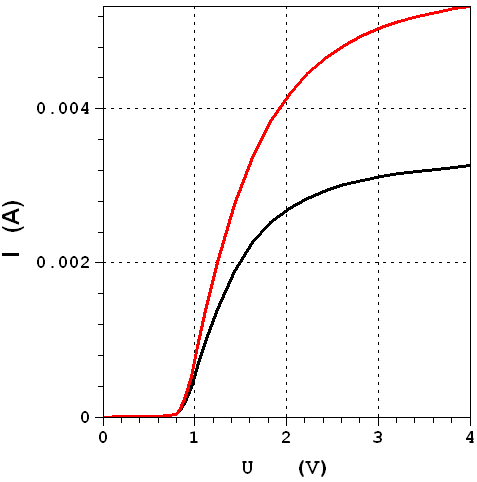
#> input picture Lab3_diode_3D/reference/z2_вах.png, 477 x 482 px
$ python reference_iv.py
#> lines starting #> are read from the running program, lines starting #| are printed output that depends on the picture; after the words box and inside, x2 and y2 are one past the last pixel; in counts of white or black regions, pixels touching at a corner belong together
# -*- coding: utf-8 -*-
"""ВАХ эталона варианта 2 — цифрами, снятыми с reference/z2_вах.png.

Красная кривая — диод A, чёрная — диод B. Оси калибруются по линиям сетки самой
картинки (пунктир 1, 2, 3 В и 0.002, 0.004 А) и по рамке (0 В, 4 В, 0 А).
Чёрный цвет есть и у подписей, поэтому кривая B берётся только внутри поля графика.

    python reference_iv.py          # пишет reference_iv.json и печатает таблицу
"""
import json, os
import numpy as np
from PIL import Image

HERE = os.path.dirname(os.path.abspath(__file__))
PNG = os.path.join(HERE, "..", "reference", "z2_вах.png")


def axes(img):
    """Пиксели рамки и линий сетки: x (0..4 В) и y (0, 0.002, 0.004 А)."""
    a = np.asarray(img.convert("RGB")).astype(int)
    dark = (a.sum(axis=2) < 200)
    rows, cols = dark.sum(axis=1), dark.sum(axis=0)
    # рамка — самые длинные сплошные линии
    left = int(np.argmax(cols[: a.shape[1] // 2]))
    right = a.shape[1] // 2 + int(np.argmax(cols[a.shape[1] // 2:]))
    bottom = a.shape[0] // 2 + int(np.argmax(rows[a.shape[0] // 2:]))
    # пунктир сетки: серые/чёрные точки через одну — ищем столбцы и строки с частыми тёмными точками
    gx = [c for c in range(left + 5, right - 4) if dark[:bottom, c].sum() > 0.25 * (bottom)]
    gy = [r for r in range(5, bottom - 4) if dark[r, left:right].sum() > 0.25 * (right - left)]
    return a, left, right, bottom, gx, gy


def group(v):
    out, cur = [], [v[0]]
    for x in v[1:]:
        if x - cur[-1] <= 2:
            cur.append(x)
        else:
            out.append(np.mean(cur)); cur = [x]
    return out + [np.mean(cur)]


def main():
    img = Image.open(PNG)
#> img is the input picture: PIL image 477x482 P; mean R, G, B 249.6, 247.6, 247.6
    a, left, right, bottom, gx, gy = axes(img)
#> in axes, `dark = (a.sum(axis=2) < 200)`:
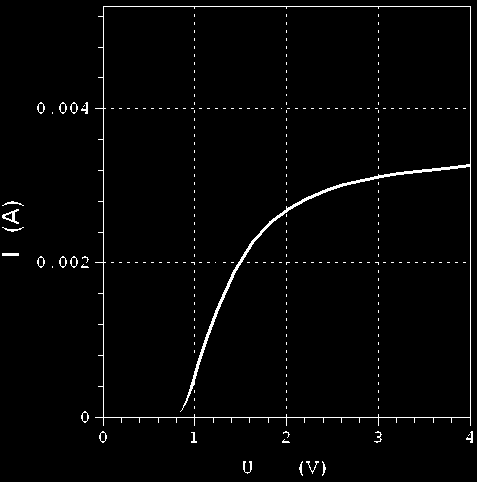
#> dark: shape (482, 477) bool; 2% white in thin lines or dots
#> in axes, `rows, cols = dark.sum(axis=1), dark.sum(axis=0)`: rows = 482 values, max 380 at index 417, min 0 at index 0, mean 9.55; cols = 477 values, max 425 at index 470, min 0 at index 0, mean 9.65
#> in axes, `left = int(np.argmax(cols[: a.shape[1] // 2]))`: left = 103
#> in axes, `right = a.shape[1] // 2 + int(np.argmax(cols[a.shape[1] // 2:]))`: right = 470
#> in axes, `bottom = a.shape[0] // 2 + int(np.argmax(rows[a.shape[0] // 2:]))`: bottom = 417
#> in axes, `gx = [c for c in range(left + 5, right - 4) if dark[:bottom, c].sum() ..`: gx = [194, 286, 378]
#> in axes, `gy = [r for r in range(5, bottom - 4) if dark[r, left:right].sum() > 0..`: gy = [6, 108, 262]
#> left = 103; right = 470; bottom = 417; gx = [194, 286, 378]; gy = [6, 108, 262]
    gx, gy = group(gx), [g for g in group(gy) if g > 12]      # верхняя рамка — не линия сетки
#> in group, `out, cur = [], [v[0]]`: out = []; cur = [194]
#> the loop in group, `for x in v[1:]:` made 2 passes
#> (x, cur) on passes 1 to 2: (286, [286]), (378, [378])
#> after the loop in group, `for x in v[1:]:`: out = [194, 286]
#> the loop in group (call 2), `for x in v[1:]:` made 2 passes
#> (x, cur) on passes 1 to 2: (108, [108]), (262, [262])
#> gy = [108, 262]
    print("рамка: x %d..%d, низ %d; линии сетки x %s, y %s" % (left, right, bottom, gx, gy))
#| рамка: x 103..470, низ 417; линии сетки x [194.0, 286.0, 378.0], y [108.0, 262.0]
    # 0 В — левая рамка, 1/2/3 В — пунктиры, 4 В — правая рамка
    xs = np.array([left] + gx + [right]); xv = np.arange(len(xs), dtype=float)
#> after `xs = np.array([left] + gx + [right])`: xs = [103, 194, 286, 378, 470]
#> after `xv = np.arange(len(xs), dtype=float)`: xv = [0, 1, 2, 3, 4]
    # 0 А — нижняя рамка, 0.002 и 0.004 А — пунктиры (сверху вниз: 0.004, 0.002)
    ys = np.array([bottom] + sorted(gy, reverse=True)); yv = np.arange(len(ys)) * 0.002
#> after `ys = np.array([bottom] + sorted(gy, reverse=True))`: ys = [417, 262, 108]
#> after `yv = np.arange(len(ys)) * 0.002`: yv = [0, 0.002, 0.004]
    kx = np.polyfit(xs, xv, 1); ky = np.polyfit(ys, yv, 1)
#> after `kx = np.polyfit(xs, xv, 1)`: kx = [0.0109, -1.12]
#> after `ky = np.polyfit(ys, yv, 1)`: ky = [-1.29e-05, 0.0054]
    print("масштаб: %.5f В/пикс (невязка %.1e), %.3e А/пикс (невязка %.1e)"
          % (kx[0], np.abs(np.polyval(kx, xs) - xv).max(), ky[0], np.abs(np.polyval(ky, ys) - yv).max()))
#| масштаб: 0.01089 В/пикс (невязка 4.4e-03), -1.294e-05 А/пикс (невязка 4.3e-06)

    red = (a[:, :, 0] > 180) & (a[:, :, 1] < 80) & (a[:, :, 2] < 80)
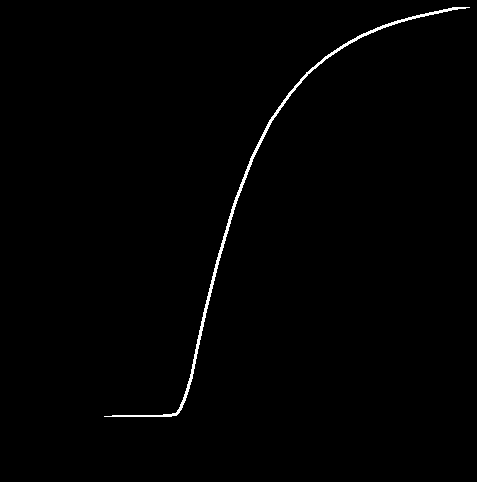
#> red: shape (482, 477) bool; 0.79% white; 1 white region, box (x1, y1, x2, y2) and area: (104, 7, 470, 417) 1816
    black = (a.sum(axis=2) < 150)
    out = {}
    for name, mask in (("A", red), ("B", black)):
        V, I = [], []
        for c in range(left + 2, right - 1):
            if name == "B" and any(abs(c - g) <= 2 for g in gx):
                continue                                         # вертикальный пунктир сетки
            r = np.where(mask[:bottom - 1, c])[0]
            if name == "B":
                r = r[(r > 9)]                                   # верхняя рамка (строка 6)
                # пунктир сетки и подписи тоже чёрные: берём самый верхний чёрный пиксель,
                # который не на линии сетки
                r = [x for x in r if all(abs(x - g) > 1.5 for g in gy)]
            if len(r):
                V.append(np.polyval(kx, c)); I.append(np.polyval(ky, np.mean(r[:3])))
        out[name] = (np.array(V), np.array(I))
#> this loop made 2 passes
#> name on passes 1 to 2: 'A', 'B'
#> after the loop, out = 2 items

    tab = {}
    print("\n  V     A, мА    B, мА    B/A")
    for v in (0.8, 1.0, 1.5, 2.0, 2.5, 3.0, 3.5, 3.95):
        ia, ib = (np.interp(v, *out[k]) for k in ("A", "B"))
        tab[v] = (ia, ib)
        print("  %.2f  %6.3f   %6.3f   %.3f" % (v, ia * 1e3, ib * 1e3, ib / ia))
#> this loop made 8 passes
#> (ia, ib) on passes 1 to 8: (5.07e-05, 7.55e-05), (0.000826, 0.000592), (0.00301, 0.00203), (0.00414, 0.00268), (0.00471, 0.00296), (0.00503, 0.00311), (0.0052, 0.0032), (0.0053, 0.00325)
#|   0.80   0.051    0.076   1.491
#|   1.00   0.826    0.592   0.716
#|   1.50   3.009    2.029   0.674
#|   2.00   4.143    2.679   0.647
#|   2.50   4.711    2.964   0.629
#|   3.00   5.033    3.111   0.618
#|   3.50   5.202    3.195   0.614
#|   3.95   5.300    3.250   0.613
#> after the loop, tab = {0.8: (5.07e-05, 7.55e-05), 1: (0.000826, 0.000592), 1.5: (0.00301, 0.00203), 2: (0.00414, 0.00268), 2.5: (0.00471, 0.00296), 3: (0.00503, 0.00311), 3.5: (0.0052, 0.0032), 3.95: (0.0053, 0.00325)}
    json.dump({k: [list(map(float, v)), list(map(float, i))] for k, (v, i) in out.items()},
              open(os.path.join(HERE, "reference_iv.json"), "w"))


if __name__ == "__main__":
    main()

$ run again, with Lab3_diode_3D/reference/z2_ток_вдоль_границы.png copied over Lab3_diode_3D/reference/z2_вах.png
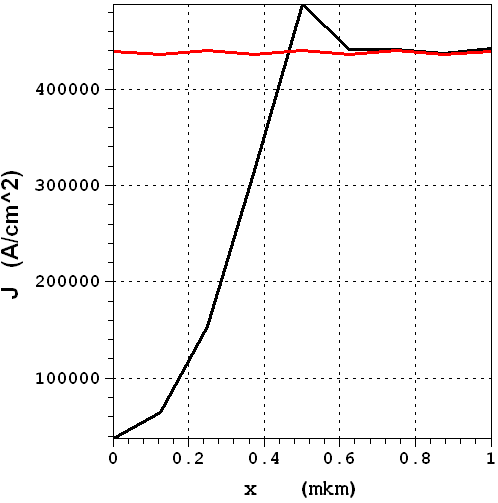
#> input picture Lab3_diode_3D/reference/z2_ток_вдоль_границы.png, 498 x 503 px
#> in main, img is the input picture: PIL image 498x503 P; mean R, G, B 247.3, 246.2, 246.2
#> in axes, `dark = (a.sum(axis=2) < 200)`:
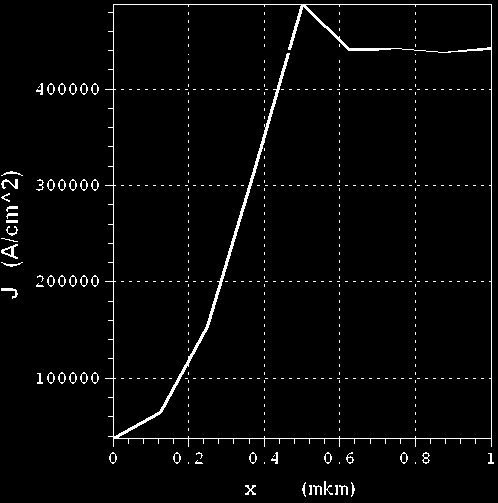
#> dark: shape (503, 498) bool; 2.8% white in thin lines or dots
#> rows = 503 values, max 379 at index 4, min 0 at index 0, mean 14.07; cols = 498 values, max 454 at index 491, min 0 at index 0, mean 14.21
#> in axes, `left = int(np.argmax(cols[: a.shape[1] // 2]))`: left = 113
#> in axes, `right = a.shape[1] // 2 + int(np.argmax(cols[a.shape[1] // 2:]))`: right = 491
#> in axes, `bottom = a.shape[0] // 2 + int(np.argmax(rows[a.shape[0] // 2:]))`: bottom = 438
#> in axes, `gx = [c for c in range(left + 5, right - 4) if dark[:bottom, c].sum() ..`: gx = [188, 264, 339, 415]
#> in axes, `gy = [r for r in range(5, bottom - 4) if dark[r, left:right].sum() > 0..`: gy = [89, 185, 281, 378]
#> in main, `a, left, right, bottom, gx, gy = axes(img)`: left = 113; right = 491; bottom = 438; gx = [188, 264, 339, 415]; gy = [89, 185, 281, 378]
#> in group, `out, cur = [], [v[0]]`: out = []; cur = [188]
#> the loop in group, `for x in v[1:]:` made 3 passes
#> (x, cur) on passes 1 to 3: (264, [264]), (339, [339]), (415, [415])
#> after the loop in group, `for x in v[1:]:`: out = [188, 264, 339]
#> the loop in group (call 2), `for x in v[1:]:` made 3 passes
#> (x, cur) on passes 1 to 3: (185, [185]), (281, [281]), (378, [378])
#| рамка: x 113..491, низ 438; линии сетки x [188.0, 264.0, 339.0, 415.0], y [89.0, 185.0, 281.0, 378.0]
#> xs = [113, 188, 264, 339, 415, 491]
#> xv = [0, 1, 2, 3, 4, 5]
#> ys = [438, 378, 281, 185, 89]
#> yv = [0, 0.002, 0.004, 0.006, 0.008]
#> kx = [0.0132, -1.49]
#> ky = [-2.23e-05, 0.0101]
#| масштаб: 0.01323 В/пикс (невязка 6.2e-03), -2.230e-05 А/пикс (невязка 3.5e-04)
#> in main, `red = (a[:, :, 0] > 180) & (a[:, :, 1] < 80) & (a[:, :, 2] < 80)`:
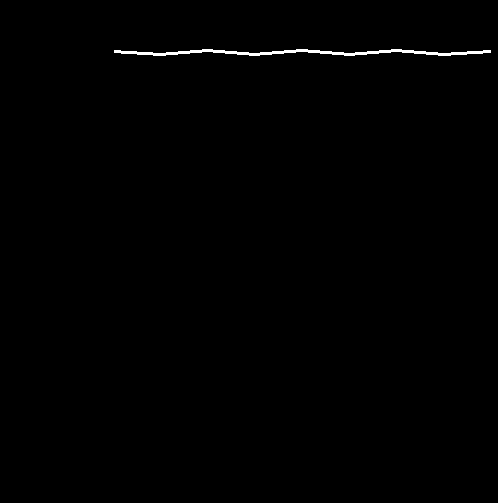
#> red: shape (503, 498) bool; 0.45% white; 1 white region, box (x1, y1, x2, y2) and area: (114, 49, 491, 56) 1131
#> the loop in main, `for name, mask in (("A", red), ("B", black)):` made 2 passes
#> name on passes 1 to 2: 'A', 'B'
#> after the loop in main, `for name, mask in (("A", red), ("B", black)):`: out = 2 items
#> the loop in main, `for v in (0.8, 1.0, 1.5, 2.0, 2.5, 3.0, 3.5, 3.95):` made 8 passes
#> (ia, ib) on passes 1 to 8: (0.00893, 0.00151), (0.00896, 0.00211), (0.00896, 0.00434), (0.00893, 0.00717), (0.009, 0.00987), (0.00893, 0.00923), (0.00896, 0.00902), (0.00898, 0.00902)
#> (printed output is left out)
#> after the loop in main, `for v in (0.8, 1.0, 1.5, 2.0, 2.5, 3.0, 3.5, 3.95):`: tab = {0.8: (0.00893, 0.00151), 1: (0.00896, 0.00211), 1.5: (0.00896, 0.00434), 2: (0.00893, 0.00717), 2.5: (0.009, 0.00987), 3: (0.00893, 0.00923), 3.5: (0.00896, 0.00902), 3.95: (0.00898, 0.00902)}
